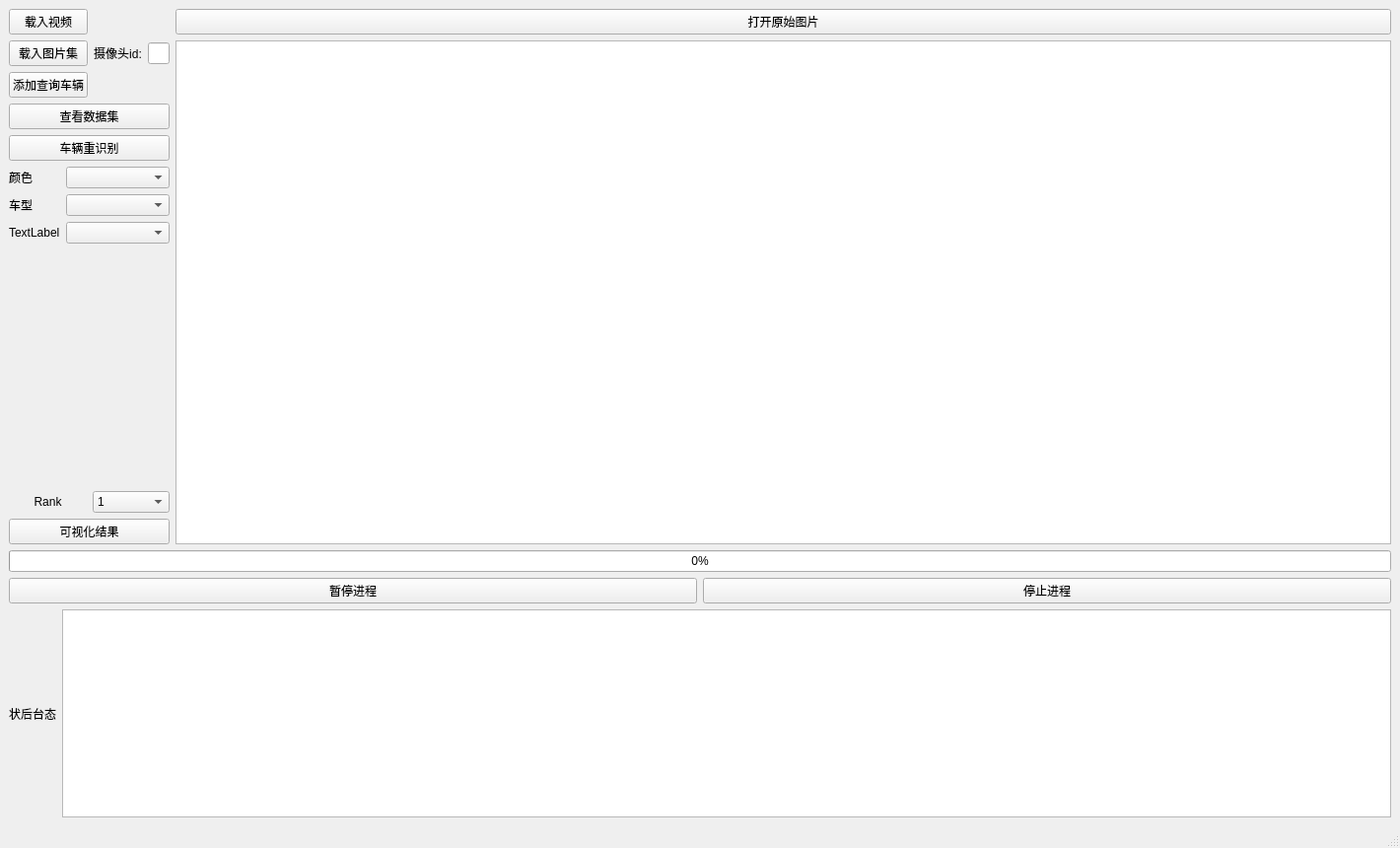
<?xml version="1.0" encoding="UTF-8"?>
<ui version="4.0">
 <class>MainWindow</class>
 <widget class="QMainWindow" name="MainWindow">
  <property name="geometry">
   <rect>
    <x>0</x>
    <y>0</y>
    <width>1420</width>
    <height>860</height>
   </rect>
  </property>
  <property name="windowTitle">
   <string>MainWindow</string>
  </property>
  <widget class="QWidget" name="centralwidget">
   <layout class="QHBoxLayout" name="horizontalLayout_4">
    <item>
     <layout class="QVBoxLayout" name="verticalLayout_3" stretch="2,1">
      <item>
       <layout class="QHBoxLayout" name="horizontalLayout_3" stretch="1,9">
        <item>
         <layout class="QVBoxLayout" name="verticalLayout">
          <item>
           <layout class="QHBoxLayout" name="horizontalLayout_5">
            <item>
             <layout class="QVBoxLayout" name="verticalLayout_4">
              <item>
               <widget class="QPushButton" name="pushButton_2">
                <property name="text">
                 <string>载入视频</string>
                </property>
               </widget>
              </item>
              <item>
               <widget class="QPushButton" name="pushButton_9">
                <property name="text">
                 <string>载入图片集</string>
                </property>
               </widget>
              </item>
              <item>
               <widget class="QPushButton" name="pushButton">
                <property name="text">
                 <string>添加查询车辆</string>
                </property>
               </widget>
              </item>
             </layout>
            </item>
            <item>
             <widget class="QLabel" name="label_2">
              <property name="text">
               <string>摄像头id:</string>
              </property>
              <property name="alignment">
               <set>Qt::AlignCenter</set>
              </property>
             </widget>
            </item>
            <item>
             <widget class="QLineEdit" name="lineEdit"/>
            </item>
           </layout>
          </item>
          <item>
           <widget class="QPushButton" name="pushButton_11">
            <property name="text">
             <string>查看数据集</string>
            </property>
           </widget>
          </item>
          <item>
           <widget class="QPushButton" name="pushButton_6">
            <property name="text">
             <string>车辆重识别</string>
            </property>
           </widget>
          </item>
          <item>
           <layout class="QFormLayout" name="formLayout">
            <item row="0" column="0">
             <widget class="QLabel" name="label_4">
              <property name="text">
               <string>颜色</string>
              </property>
             </widget>
            </item>
            <item row="0" column="1">
             <widget class="QComboBox" name="comboBox_2"/>
            </item>
            <item row="1" column="0">
             <widget class="QLabel" name="label_5">
              <property name="text">
               <string>车型</string>
              </property>
             </widget>
            </item>
            <item row="1" column="1">
             <widget class="QComboBox" name="comboBox_3"/>
            </item>
            <item row="2" column="0">
             <widget class="QLabel" name="label_6">
              <property name="text">
               <string>TextLabel</string>
              </property>
             </widget>
            </item>
            <item row="2" column="1">
             <widget class="QComboBox" name="comboBox_4"/>
            </item>
           </layout>
          </item>
          <item>
           <layout class="QHBoxLayout" name="horizontalLayout_7">
            <item>
             <widget class="QLabel" name="label_3">
              <property name="text">
               <string>Rank</string>
              </property>
              <property name="alignment">
               <set>Qt::AlignCenter</set>
              </property>
             </widget>
            </item>
            <item>
             <widget class="QComboBox" name="comboBox">
              <item>
               <property name="text">
                <string>1</string>
               </property>
              </item>
              <item>
               <property name="text">
                <string>5</string>
               </property>
              </item>
              <item>
               <property name="text">
                <string>10</string>
               </property>
              </item>
             </widget>
            </item>
           </layout>
          </item>
          <item>
           <widget class="QPushButton" name="pushButton_4">
            <property name="text">
             <string>可视化结果</string>
            </property>
           </widget>
          </item>
         </layout>
        </item>
        <item>
         <layout class="QVBoxLayout" name="verticalLayout_8">
          <item>
           <widget class="QPushButton" name="pushButton_10">
            <property name="text">
             <string>打开原始图片</string>
            </property>
           </widget>
          </item>
          <item>
           <widget class="QGraphicsView" name="graphicsView"/>
          </item>
         </layout>
        </item>
       </layout>
      </item>
      <item>
       <layout class="QVBoxLayout" name="verticalLayout_2">
        <item>
         <widget class="QProgressBar" name="progressBar">
          <property name="value">
           <number>0</number>
          </property>
         </widget>
        </item>
        <item>
         <layout class="QHBoxLayout" name="horizontalLayout_2">
          <item>
           <widget class="QPushButton" name="pushButton_8">
            <property name="text">
             <string>暂停进程</string>
            </property>
           </widget>
          </item>
          <item>
           <widget class="QPushButton" name="pushButton_7">
            <property name="text">
             <string>停止进程</string>
            </property>
           </widget>
          </item>
         </layout>
        </item>
        <item>
         <layout class="QHBoxLayout" name="horizontalLayout">
          <item>
           <widget class="QLabel" name="label">
            <property name="text">
             <string>状后台态</string>
            </property>
           </widget>
          </item>
          <item>
           <widget class="QTextBrowser" name="textBrowser"/>
          </item>
         </layout>
        </item>
       </layout>
      </item>
     </layout>
    </item>
   </layout>
  </widget>
  <widget class="QMenuBar" name="menubar">
   <property name="geometry">
    <rect>
     <x>0</x>
     <y>0</y>
     <width>1420</width>
     <height>23</height>
    </rect>
   </property>
  </widget>
  <widget class="QStatusBar" name="statusbar"/>
 </widget>
 <resources/>
 <connections/>
</ui>
